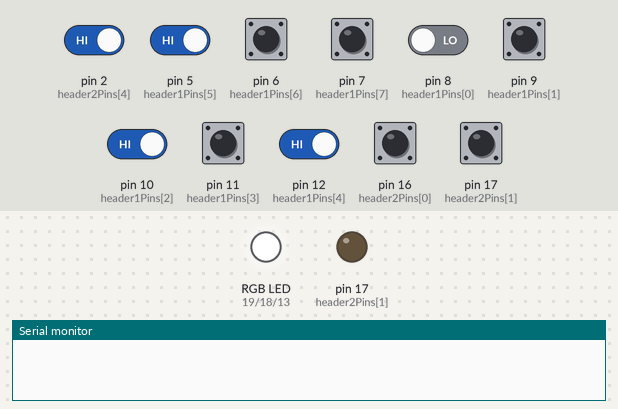
The sketch below on a simulated Arduino Uno, built with avr-gcc and run on an emulated ATmega328P. Shown: an RGB LED mixed from three pins (HIGH = lit), output pins drawn as LEDs (lit = HIGH), the last lines printed to the serial monitor. The test bench sets the inputs (shaded band); at power-on: pin 2 (header2Pins[4]), pin 5 (header1Pins[5]), pin 6 (header1Pins[6]), pin 7 (header1Pins[7]), pin 9 (header1Pins[1]), pin 10 (header1Pins[2]), pin 11 (header1Pins[3]), pin 12 (header1Pins[4]), pin 16 (header2Pins[0]), pin 17 (header2Pins[1]) HIGH, pin 8 (header1Pins[0]) LOW.

Above: at 1.2 s.
1.3 s: pin 2 (header2Pins[4]) driven LOW
At 2.84 s:
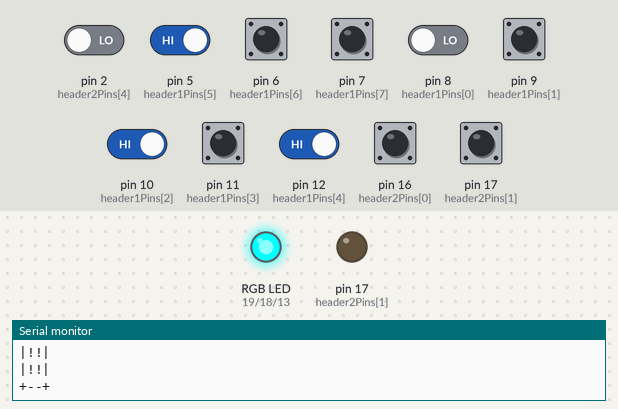
4.3 s: pin 12 (header1Pins[4]) driven LOW
7.3 s: pin 2 (header2Pins[4]) driven HIGH
10.3 s: pin 12 (header1Pins[4]) driven HIGH
At 13.24 s:
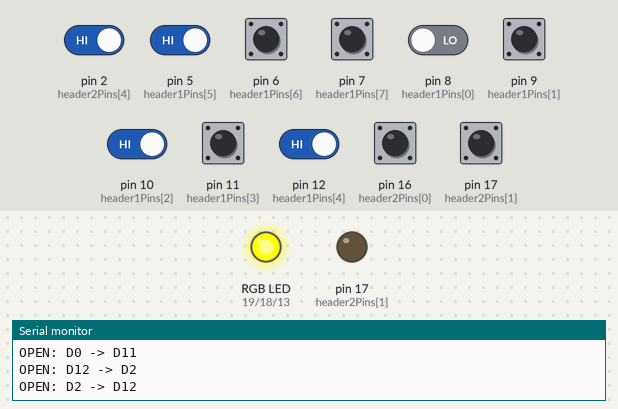
13.3 s: pin 5 (header1Pins[5]) driven LOW
At 14.91 s:
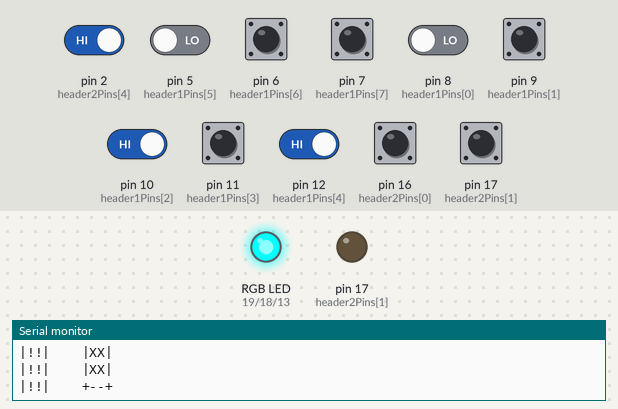
16.3 s: pin 10 (header1Pins[2]) driven LOW
Timing chart, 0 to 19.3 s (numbered marks = the images above; inputs shaded):
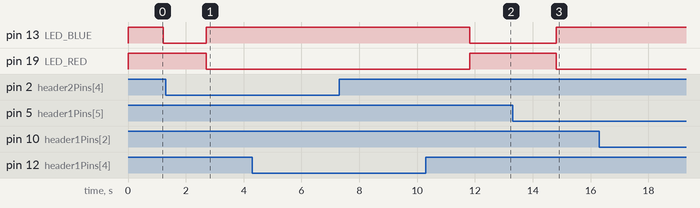

The sketch:

eurorack-power-cable-tester.ino
```cpp
/*
 * Vibe-coded with Claude
 *
 * Arduino Micro Pin Connection Tester
 * Tests for shorts and continuity across IDC cable connections
 *
 * Header 1: D8, D9, D10, D11, D12, D5, D6, D7
 * Header 2: D16, D17, D1, D0, D2
 * RGB LED: D13 (blue), D18 (green), D19 (red)
 */

// Define the pins we're testing
// First header - First 5 elements match positions with header2Pins
const int header1Pins[] = {8, 9, 10, 11, 12, 5, 6, 7};
const int header1Size = sizeof(header1Pins) / sizeof(header1Pins[0]);
const int connectedPinCount = 5; // Number of pins that should be connected

// Second header
const int header2Pins[] = {16, 17, 1, 0, 2};
const int header2Size = sizeof(header2Pins) / sizeof(header2Pins[0]);

// RGB LED pins (connected to cathodes, so LOW turns the LED on)
const int LED_RED = 19;   // For shorts
const int LED_GREEN = 18; // For all tests passed
const int LED_BLUE = 13;  // For missing connections

// Test result flags
bool shortsDetected = false;
bool connectionsOk = true;

// Track which pins have problems
bool pinShorts[8][5] = {false}; // Track shorts between headers
bool header1InternalShorts[8][8] = {false}; // Track shorts within header1
bool header2InternalShorts[5][5] = {false}; // Track shorts within header2
bool pinOpens[5] = {false};     // Track opens in expected connections

// Store detected issues
String shortsList = "";
String disconnectsList = "";

void setup() {
  Serial.begin(9600);

  // Set up LED pins
  pinMode(LED_RED, OUTPUT);
  pinMode(LED_GREEN, OUTPUT);
  pinMode(LED_BLUE, OUTPUT);

  // Turn off all LEDs (HIGH for common cathode)
  digitalWrite(LED_RED, HIGH);
  digitalWrite(LED_GREEN, HIGH);
  digitalWrite(LED_BLUE, HIGH);
}

void loop() {
  // Run the test
  runTest();

  // Display results if serial is available
  if (Serial) {
    clearSerialTerminal();

    // Print ASCII art representation first
    printHeadersAsciiArt();

    // Then print the text output
    if (shortsDetected) {
      Serial.println(F("TEST RESULT: SHORTS DETECTED\r"));
      Serial.print(shortsList);
    } else if (!connectionsOk) {
      Serial.println(F("TEST RESULT: MISSING CONNECTIONS\r"));
      Serial.print(disconnectsList);
    } else {
      Serial.println(F("TEST RESULT: ALL TESTS PASSED\r"));
    }
  }
}

void clearSerialTerminal() {
  // Send escape sequence to clear the terminal screen
  // This works for most serial monitors
  Serial.write(27);     // ESC character
  Serial.print(F("[2J\r")); // Clear screen
  Serial.write(27);     // ESC character
  Serial.print(F("[H\r"));  // Move cursor to home position
}

void resetTestState() {
  // Clear results
  shortsList = "";
  disconnectsList = "";

  // Reset test flags
  shortsDetected = false;
  connectionsOk = true;

  // Reset pin problem tracking
  for (int i = 0; i < 8; i++) {
    for (int j = 0; j < 5; j++) {
      pinShorts[i][j] = false;
    }
  }

  for (int i = 0; i < 8; i++) {
    for (int j = 0; j < 8; j++) {
      header1InternalShorts[i][j] = false;
    }
  }

  for (int i = 0; i < 5; i++) {
    for (int j = 0; j < 5; j++) {
      header2InternalShorts[i][j] = false;
    }
  }

  for (int i = 0; i < 5; i++) {
    pinOpens[i] = false;
  }
}

void runTest() {
  // Reset all test state
  resetTestState();

  // Test for shorts within each header group
  testHeader1ForShorts();
  testHeader2ForShorts();

  // Test for shorts between header groups
  testBetweenGroups();

  // Test continuity of connected pins
  testContinuity();

  // Set LED based on test results
  updateLED();
}

void testHeader1ForShorts() {
  for (int i = 0; i < header1Size; i++) {
    // Set all pins to INPUT (high impedance)
    for (int k = 0; k < header1Size; k++) {
      pinMode(header1Pins[k], INPUT);
    }

    // Set the test pin to OUTPUT LOW
    pinMode(header1Pins[i], OUTPUT);
    digitalWrite(header1Pins[i], LOW);

    // Test all other pins in this group
    for (int j = 0; j < header1Size; j++) {
      if (i != j) {
        // Enable pull-up on the pin we're checking
        pinMode(header1Pins[j], INPUT_PULLUP);
        delay(10);

        // If we read LOW, there's a short to our LOW output pin
        if (digitalRead(header1Pins[j]) == LOW) {
          shortsList += F("SHORT: D");
          shortsList += header1Pins[i];
          shortsList += F(" - D");
          shortsList += header1Pins[j];
          shortsList += F("\r\n");
          shortsDetected = true;

          // Track internal shorts in header1
          header1InternalShorts[i][j] = true;
        }
      }
    }
  }

  // Reset all pins to INPUT
  for (int i = 0; i < header1Size; i++) {
    pinMode(header1Pins[i], INPUT);
  }
}

void testHeader2ForShorts() {
  for (int i = 0; i < header2Size; i++) {
    // Set all pins to INPUT (high impedance)
    for (int k = 0; k < header2Size; k++) {
      pinMode(header2Pins[k], INPUT);
    }

    // Set the test pin to OUTPUT LOW
    pinMode(header2Pins[i], OUTPUT);
    digitalWrite(header2Pins[i], LOW);

    // Test all other pins in this group
    for (int j = 0; j < header2Size; j++) {
      if (i != j) {
        // Enable pull-up on the pin we're checking
        pinMode(header2Pins[j], INPUT_PULLUP);
        delay(10);

        // If we read LOW, there's a short to our LOW output pin
        if (digitalRead(header2Pins[j]) == LOW) {
          shortsList += F("SHORT: D");
          shortsList += header2Pins[i];
          shortsList += F(" - D");
          shortsList += header2Pins[j];
          shortsList += F("\r\n");
          shortsDetected = true;

          // Track internal shorts in header2
          header2InternalShorts[i][j] = true;
        }
      }
    }
  }

  // Reset all pins to INPUT
  for (int i = 0; i < header2Size; i++) {
    pinMode(header2Pins[i], INPUT);
  }
}

void testBetweenGroups() {
  // Set all pins to INPUT
  for (int i = 0; i < header1Size; i++) {
    pinMode(header1Pins[i], INPUT);
  }
  for (int j = 0; j < header2Size; j++) {
    pinMode(header2Pins[j], INPUT);
  }

  // Test each pin in header 1 against all pins in header 2
  for (int i = 0; i < header1Size; i++) {
    pinMode(header1Pins[i], OUTPUT);
    digitalWrite(header1Pins[i], LOW);

    for (int j = 0; j < header2Size; j++) {
      // Skip testing expected connections (matching positions)
      // But only skip if i is within the connected range
      if (i < connectedPinCount && i == j) {
        continue; // Skip this iteration - this is an expected connection
      }

      pinMode(header2Pins[j], INPUT_PULLUP);
      delay(10);

      if (digitalRead(header2Pins[j]) == LOW) {
        shortsList += F("SHORT: D");
        shortsList += header1Pins[i];
        shortsList += F(" - D");
        shortsList += header2Pins[j];
        shortsList += F("\r\n");
        shortsDetected = true;

        // Track cross-header shorts
        pinShorts[i][j] = true;
      }

      pinMode(header2Pins[j], INPUT);
    }

    pinMode(header1Pins[i], INPUT);
  }
}

void testContinuity() {
  // Reset all pins to INPUT
  for (int i = 0; i < header1Size; i++) {
    pinMode(header1Pins[i], INPUT);
  }
  for (int j = 0; j < header2Size; j++) {
    pinMode(header2Pins[j], INPUT);
  }

  // Test continuity between corresponding pins
  for (int i = 0; i < connectedPinCount; i++) {
    bool forwardFailed = false;
    bool reverseFailed = false;

    // Test in forward direction
    pinMode(header1Pins[i], OUTPUT);
    digitalWrite(header1Pins[i], LOW);
    pinMode(header2Pins[i], INPUT_PULLUP);
    delay(10);

    if (digitalRead(header2Pins[i]) != LOW) {
      // Record failure
      disconnectsList += F("OPEN: D");
      disconnectsList += header1Pins[i];
      disconnectsList += F(" -> D");
      disconnectsList += header2Pins[i];
      disconnectsList += F("\r\n");
      connectionsOk = false;
      forwardFailed = true;
    }

    pinMode(header1Pins[i], INPUT);
    pinMode(header2Pins[i], INPUT);

    // Test in reverse direction
    pinMode(header2Pins[i], OUTPUT);
    digitalWrite(header2Pins[i], LOW);
    pinMode(header1Pins[i], INPUT_PULLUP);
    delay(10);

    if (digitalRead(header1Pins[i]) != LOW) {
      // Record failure
      disconnectsList += F("OPEN: D");
      disconnectsList += header2Pins[i];
      disconnectsList += F(" -> D");
      disconnectsList += header1Pins[i];
      disconnectsList += F("\r\n");
      connectionsOk = false;
      reverseFailed = true;
    }

    pinMode(header1Pins[i], INPUT);
    pinMode(header2Pins[i], INPUT);

    // If either direction failed, mark this pin as open for ASCII art
    if (forwardFailed || reverseFailed) {
      pinOpens[i] = true;
    }
  }
}

void updateLED() {
  // Turn off all LEDs first
  digitalWrite(LED_RED, HIGH);
  digitalWrite(LED_GREEN, HIGH);
  digitalWrite(LED_BLUE, HIGH);

  // Decide which LED to light based on test results
  if (shortsDetected) {
    // Red: Shorts detected (highest priority)
    digitalWrite(LED_RED, LOW);
  } else if (!connectionsOk) {
    // Blue: Missing connections but no shorts
    digitalWrite(LED_BLUE, LOW);
  } else {
    // Green: All tests passed
    digitalWrite(LED_GREEN, LOW);
  }
}

void printHeadersAsciiArt() {
  // Top edges
  Serial.println(F("+--+    +--+"));

  // Based on the schematic, the connected pins should be displayed in this order:
  // Header1 (top to bottom): D12, D11, D10, D9, D8
  // Header2 (top to bottom): D16, D17, D1, D0, D2

  // For our arrays:
  // header1Pins[] = {8, 9, 10, 11, 12, 5, 6, 7};  // First 5 are connected
  // header2Pins[] = {16, 17, 1, 0, 2};            // All 5 are connected

  // Therefore we need to display them in reverse order

  // Print each pin row for connectedPinCount
  for (int i = connectedPinCount - 1; i >= 0; i--) {
    // Start of line for header 1
    Serial.print(F("|"));

    // Check for shorts on this pin (prioritized)
    bool hasShort1 = false;

    // First check for cross-header shorts
    for (int j = 0; j < header2Size; j++) {
      if (pinShorts[i][j]) {
        hasShort1 = true;
        break;
      }
    }

    // Then check for internal shorts within header1
    if (!hasShort1) {
      for (int j = 0; j < header1Size; j++) {
        if (header1InternalShorts[i][j] || header1InternalShorts[j][i]) {
          hasShort1 = true;
          break;
        }
      }
    }

    // Pin state for header 1 - shorts take priority
    if (hasShort1) {
      Serial.print(F("!!")); // Short to another pin
    } else if (pinOpens[i]) {
      Serial.print(F("XX")); // Open connection
    } else {
      Serial.print(F("oo")); // Normal pin
    }

    // Connection indicator - only based on open status, not shorts
    if (pinOpens[i]) {
      Serial.print(F("|    |"));
    } else {
      Serial.print(F("|====|"));
    }

    // Check for shorts on this pin (prioritized)
    bool hasShort2 = false;

    // First check for cross-header shorts
    for (int j = 0; j < header1Size; j++) {
      if (pinShorts[j][i]) {
        hasShort2 = true;
        break;
      }
    }

    // Then check for internal shorts within header2
    if (!hasShort2) {
      for (int j = 0; j < header2Size; j++) {
        if (header2InternalShorts[i][j] || header2InternalShorts[j][i]) {
          hasShort2 = true;
          break;
        }
      }
    }

    // Pin state for header 2 - shorts take priority
    if (hasShort2) {
      Serial.print(F("!!")); // Short to another pin
    } else if (pinOpens[i]) {
      Serial.print(F("XX")); // Open connection
    } else {
      Serial.print(F("oo")); // Normal pin
    }

    // End of line for header 2
    Serial.println(F("|"));
  }

  // Print unconnected pins in order: D7, D6, D5
  // In the header1Pins array, these are at indices 7, 6, 5

  // Print first unconnected pin (D7) with the bottom edge of header 2
  int i = 7; // D7 index

  // Start of line for header 1
  Serial.print(F("|"));

  // Check for shorts on this pin (prioritized)
  bool hasShort = false;

  // First check for cross-header shorts
  for (int j = 0; j < header2Size; j++) {
    if (pinShorts[i][j]) {
      hasShort = true;
      break;
    }
  }

  // Then check for internal shorts within header1
  if (!hasShort) {
    for (int j = 0; j < header1Size; j++) {
      if (header1InternalShorts[i][j] || header1InternalShorts[j][i]) {
        hasShort = true;
        break;
      }
    }
  }

  // Pin state - show shorts if any exist
  if (hasShort) {
    Serial.print(F("!!"));
  } else {
    Serial.print(F("oo"));
  }

  // End of line for header 1 and bottom of header 2
  Serial.println(F("|    +--+"));

  // Print remaining pins (D6, D5) - going from index 6 down to 5
  for (i = 6; i >= 5; i--) {
    // Start of line
    Serial.print(F("|"));

    // Check for shorts on this pin (prioritized)
    bool hasShort = false;

    // First check for cross-header shorts
    for (int j = 0; j < header2Size; j++) {
      if (pinShorts[i][j]) {
        hasShort = true;
        break;
      }
    }

    // Then check for internal shorts within header1
    if (!hasShort) {
      for (int j = 0; j < header1Size; j++) {
        if (header1InternalShorts[i][j] || header1InternalShorts[j][i]) {
          hasShort = true;
          break;
        }
      }
    }

    // Pin state - show shorts if any exist
    if (hasShort) {
      Serial.print(F("!!"));
    } else {
      Serial.print(F("oo"));
    }

    // End of line
    Serial.println(F("|"));
  }

  // Bottom edge of header 1
  Serial.println(F("+--+"));

  Serial.println();
}
```

Measured:
- after the input at 1.3 s, pin 13 (LED_BLUE): LOW → HIGH after 1.4 s; pin 19 (LED_RED): HIGH → LOW after 1.4 s
- after the input at 10.3 s, pin 13 (LED_BLUE): HIGH → LOW after 1.5 s; pin 19 (LED_RED): LOW → HIGH after 1.5 s
- after the input at 13.3 s, pin 13 (LED_BLUE): LOW → HIGH after 1.5 s; pin 19 (LED_RED): HIGH → LOW after 1.5 s
